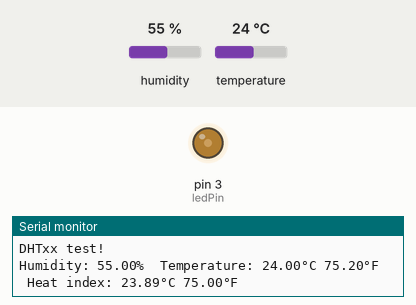
This sketch was run on a simulated Arduino Uno, built with avr-gcc and run on an emulated ATmega328P. On the bench: output pins drawn as LEDs (lit = HIGH), the last lines printed to the serial monitor. Inputs (shaded band) come from the test bench; at power-on: temperature 24 °C, humidity 55 %.

Above: at 5.5 s.
5.6 s: temperature set to 33 °C
At 6.07 s:
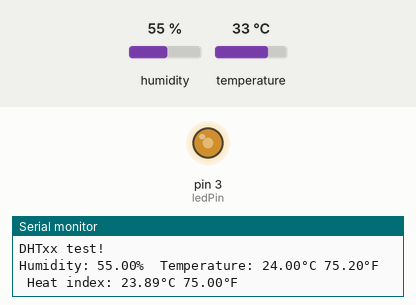
At 10.5 s:
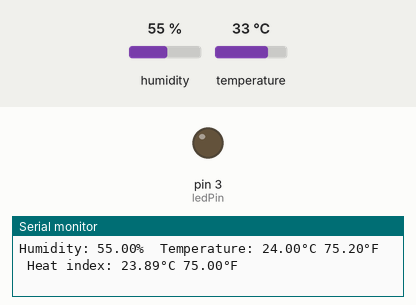
Timing chart, 0 to 12.0 s (numbered marks = the images above; inputs shaded):
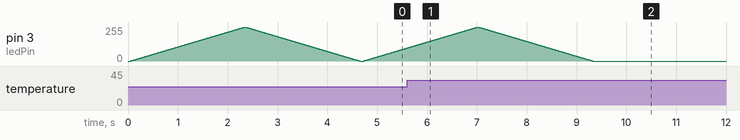

Measured:
- after the input at 5.6 s, pin 3 (ledPin): goes on until 9.3 s, then stays 0/255

The sketch:

DHTtester_light.ino
```cpp
// Example testing sketch for various DHT humidity/temperature sensors
// Written by ladyada, public domain

// REQUIRES the following Arduino libraries:
// - DHT Sensor Library: https://github.com/adafruit/DHT-sensor-library
// - Adafruit Unified Sensor Lib: https://github.com/adafruit/Adafruit_Sensor

#include "DHT.h"

#define DHTPIN 2     // Digital pin connected to the DHT sensor
// Feather HUZZAH ESP8266 note: use pins 3, 4, 5, 12, 13 or 14 --
// Pin 15 can work but DHT must be disconnected during program upload.

// Uncomment whatever type you're using!
#define DHTTYPE DHT11   // DHT 11
//#define DHTTYPE DHT22   // DHT 22  (AM2302), AM2321
//#define DHTTYPE DHT21   // DHT 21 (AM2301)

// Connect pin 1 (on the left) of the sensor to +5V
// NOTE: If using a board with 3.3V logic like an Arduino Due connect pin 1
// to 3.3V instead of 5V!
// Connect pin 2 of the sensor to whatever your DHTPIN is
// Connect pin 4 (on the right) of the sensor to GROUND
// Connect a 10K resistor from pin 2 (data) to pin 1 (power) of the sensor

// Initialize DHT sensor.
// Note that older versions of this library took an optional third parameter to
// tweak the timings for faster processors.  This parameter is no longer needed
// as the current DHT reading algorithm adjusts itself to work on faster procs.
DHT dht(DHTPIN, DHTTYPE);
int ledPin = 3;
void setup() {
  Serial.begin(9600);
  Serial.println(F("DHTxx test!"));
  pinMode(ledPin,OUTPUT);
  dht.begin();
}

void loop() {
  // Wait a few seconds between measurements.
  delay(20);

  // Reading temperature or humidity takes about 250 milliseconds!
  // Sensor readings may also be up to 2 seconds 'old' (its a very slow sensor)
  float h = dht.readHumidity();
  // Read temperature as Celsius (the default)
  float t = dht.readTemperature();
  // Read temperature as Fahrenheit (isFahrenheit = true)
  float f = dht.readTemperature(true);

  // Check if any reads failed and exit early (to try again).
  if (isnan(h) || isnan(t) || isnan(f)) {
    Serial.println(F("Failed to read from DHT sensor!"));
    return;
  }

  // Compute heat index in Fahrenheit (the default)
  float hif = dht.computeHeatIndex(f, h);
  // Compute heat index in Celsius (isFahreheit = false)
  float hic = dht.computeHeatIndex(t, h, false);
  int ctrl = (35 - hic)*0.85;
  for (int a=0; a<=255;a++) { //循环语句，控制PWM亮度的增加
  analogWrite(ledPin,a);
  delay(ctrl); //当前亮度级别维持的时间,单位毫秒
  }
  for (int a=255; a>=0;a--) { //循环语句，控制PWM亮度减小
  analogWrite(ledPin,a);
  delay(ctrl); //当前亮度的维持的时间,单位毫秒
  }
  Serial.print(F("Humidity: "));
  Serial.print(h);
  Serial.print(F("%  Temperature: "));
  Serial.print(t);
  Serial.print(F("°C "));
  Serial.print(f);
  Serial.print(F("°F  Heat index: "));
  Serial.print(hic);
  Serial.print(F("°C "));
  Serial.print(hif);
  Serial.println(F("°F"));
}
```
